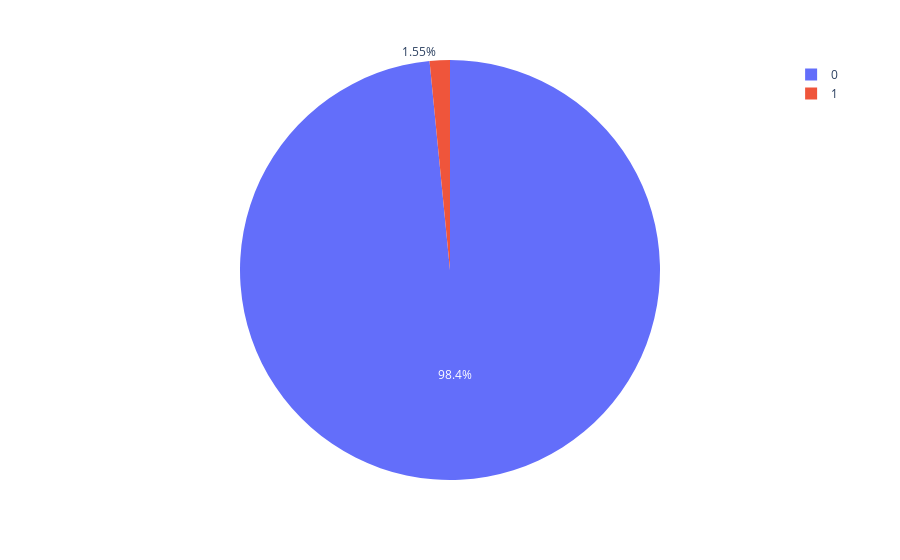

Notebook code cell kept with this figure:
### Markdown cell above
- 이탈/비이탈 비율 그래프<p>
이탈 비율은 1.55%로 매우 적은 비중을 차지한다.

### Code cell
# 그래프 그리기
fig = px.pie(df, names = 'label')

fig.show()

### Figure 1 — Plotly figure (JSON) as saved in the notebook; plotly's stock layout.template omitted (floating-point values rounded to 4 significant figures; data arrays with more than 128 entries replaced by an {"elided": "..."} marker saying what was removed)
{"data": [{"domain": {"x": [0, 1], "y": [0, 1]}, "hovertemplate": "label=%{label}<extra></extra>", "labels": {"elided": "60000 int values"}, "legendgroup": "", "name": "", "showlegend": true, "type": "pie"}], "layout": {"legend": {"tracegroupgap": 0}, "margin": {"t": 60}}}
